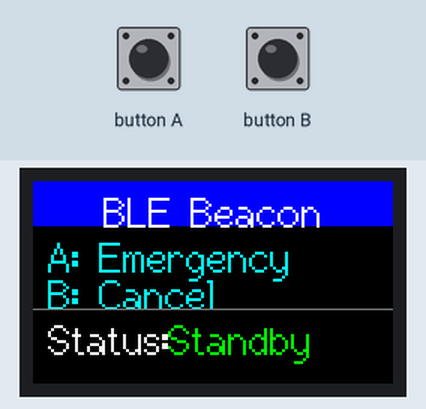
A sketch run on a simulated ESP32. Shown: 240×135 colour display. Inputs (shaded band) come from the test bench. Nothing arrives over Bluetooth unless stated; what the sketch prints to the serial monitor is not drawn.

Above: at 1.4 s.
1.5 s: button A pressed for 0.15 s
At 1.9 s:
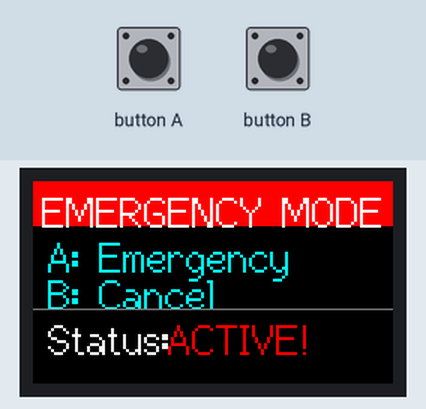
3.1 s: button B pressed for 0.15 s
At 4.3 s:
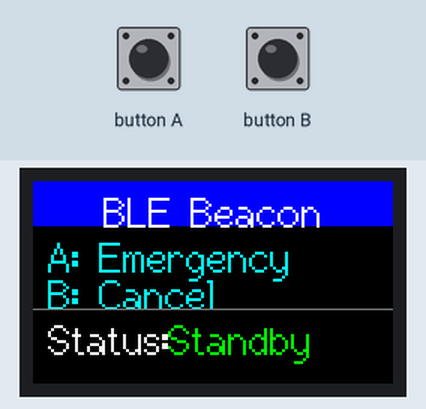
4.7 s: button A pressed for 1 s
At 5.7 s:
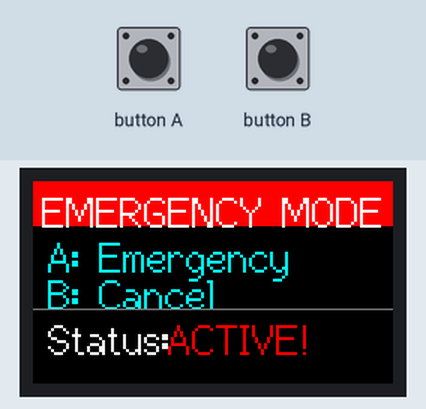
7.2 s: button B pressed for 1 s
At 8.6 s:
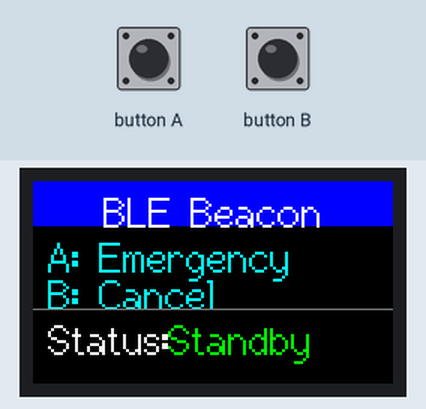
Timing chart, 0 to 10.2 s (numbered marks = the images above; inputs shaded):
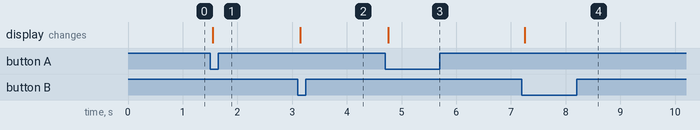

The sketch:

ble.ino
```cpp
#include <M5StickCPlus.h>
#include <BLEDevice.h>
#include <BLEUtils.h>
#include <BLEBeacon.h>
#include <BLEAdvertising.h>

BLEAdvertising *advertising;
std::string defaultMessage = "";
bool emergencyActive = false;
unsigned long lastEmergencyToggle = 0;

void setAdvertisingInterval(uint16_t interval_ms) {
  // Convert ms to BLE units (0.625ms increments)
  uint16_t interval_units = interval_ms / 0.625;

  // Set advertising interval
  advertising->setMinInterval(interval_units);
  advertising->setMaxInterval(interval_units);
}

void setup() {
  M5.begin();
  Serial.begin(9600);

  // Initialize display
  M5.Lcd.setRotation(3);
  M5.Lcd.fillScreen(BLACK);
  M5.Lcd.setTextSize(2);
  M5.Lcd.setTextColor(WHITE);

  // Initialize BLE
  BLEDevice::init("Person2_M5");
  BLEBeacon beacon;
  beacon.setManufacturerId(0x004C);
  beacon.setProximityUUID(BLEUUID("12345678-1234-1234-1234-1234567890ab"));
  beacon.setMajor(1);
  beacon.setMinor(1);
  beacon.setSignalPower(-59);

  advertising = BLEDevice::getAdvertising();
  BLEAdvertisementData advertisementData;
  advertisementData.setFlags(0x04);
  advertisementData.setManufacturerData(defaultMessage);
  advertising->setAdvertisementData(advertisementData);
  setAdvertisingInterval(300);  // Add this line
  advertising->start();

  // Draw initial UI
  redrawFullUI();
  Serial.println("BLE Beacon started");
}

void redrawFullUI() {
  // Clear entire screen
  M5.Lcd.fillScreen(BLACK);

  // Draw header
  M5.Lcd.fillRect(0, 0, M5.Lcd.width(), 30, emergencyActive ? RED : BLUE);
  M5.Lcd.setTextColor(WHITE);
  M5.Lcd.setTextDatum(TC_DATUM);
  M5.Lcd.drawString(emergencyActive ? "EMERGENCY MODE" : "BLE Beacon", M5.Lcd.width()/2, 5, 2);

  // Draw button labels
  M5.Lcd.setTextDatum(TL_DATUM);
  M5.Lcd.setTextColor(CYAN);
  M5.Lcd.drawString("A: Emergency", 10, 35, 2);
  M5.Lcd.drawString("B: Cancel", 10, 60, 2);

  // Draw status line
  M5.Lcd.drawLine(0, 85, M5.Lcd.width(), 85, DARKGREY);
  M5.Lcd.setTextColor(WHITE);
  M5.Lcd.drawString("Status:", 10, 90, 2);

  // Draw status
  M5.Lcd.setTextColor(emergencyActive ? RED : GREEN);
  M5.Lcd.drawString(emergencyActive ? "ACTIVE!" : "Standby", 90, 90, 2);
}

void toggleEmergency(bool active) {
  if (millis() - lastEmergencyToggle < 500) return; // Debounce

  emergencyActive = active;
  lastEmergencyToggle = millis();

  const char* customMessage = active ? "emergency" : "no emergency";
  uint8_t message[31];
  memset(message, 0, sizeof(message));
  memcpy(message, customMessage, strlen(customMessage));

  std::string messageString(reinterpret_cast<char*>(message), strlen(customMessage));

  BLEAdvertisementData newAdvertisementData;
  newAdvertisementData.setFlags(0x04);
  newAdvertisementData.setManufacturerData(messageString);
  advertising->setAdvertisementData(newAdvertisementData);

  // Completely redraw UI
  redrawFullUI();

  Serial.println(active ? "Emergency activated" : "Emergency deactivated");
}

void loop() {
  M5.update();

  // Button handling
  if (M5.BtnA.wasPressed()) toggleEmergency(true);
  if (M5.BtnB.wasPressed()) toggleEmergency(false);

  delay(10);
}
```

Measured:
- after the input at 1.5 s, the display: changes after 0.05 s (image 1)
- after the input at 3.1 s, the display: changes after 0.05 s (image 2)
- after the input at 4.7 s, the display: changes after 0.06 s (image 3)
- after the input at 7.2 s, the display: changes after 0.05 s (image 4)
